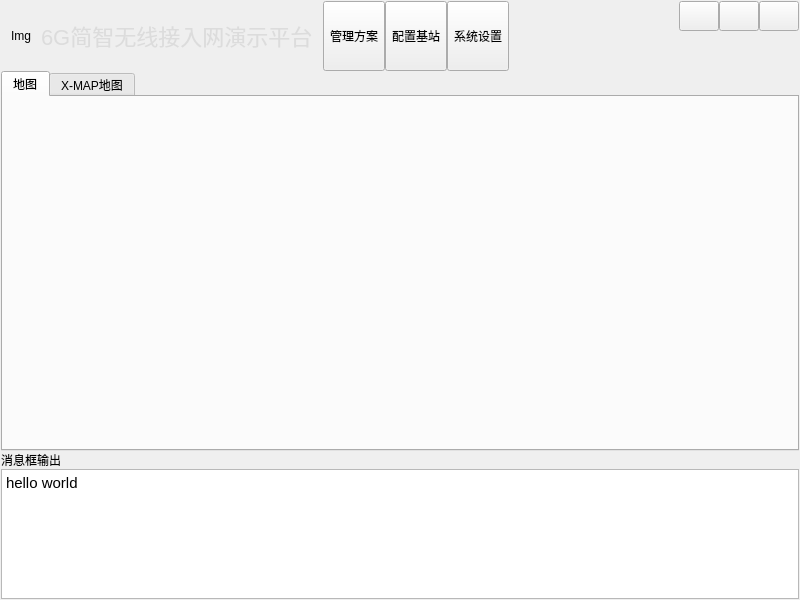
<?xml version="1.0" encoding="UTF-8"?>
<ui version="4.0">
 <class>Widget</class>
 <widget class="QWidget" name="Widget">
  <property name="geometry">
   <rect>
    <x>0</x>
    <y>0</y>
    <width>800</width>
    <height>600</height>
   </rect>
  </property>
  <property name="windowTitle">
   <string>Widget</string>
  </property>
  <layout class="QVBoxLayout" name="verticalLayout">
   <property name="spacing">
    <number>0</number>
   </property>
   <property name="leftMargin">
    <number>1</number>
   </property>
   <property name="topMargin">
    <number>1</number>
   </property>
   <property name="rightMargin">
    <number>1</number>
   </property>
   <property name="bottomMargin">
    <number>1</number>
   </property>
   <item>
    <widget class="QWidget" name="widgetTitle" native="true">
     <property name="sizePolicy">
      <sizepolicy hsizetype="Preferred" vsizetype="Fixed">
       <horstretch>0</horstretch>
       <verstretch>0</verstretch>
      </sizepolicy>
     </property>
     <layout class="QHBoxLayout" name="horizontalLayout_2">
      <property name="spacing">
       <number>10</number>
      </property>
      <property name="leftMargin">
       <number>10</number>
      </property>
      <property name="topMargin">
       <number>0</number>
      </property>
      <property name="rightMargin">
       <number>0</number>
      </property>
      <property name="bottomMargin">
       <number>0</number>
      </property>
      <item>
       <widget class="QLabel" name="labIco">
        <property name="text">
         <string>Img</string>
        </property>
       </widget>
      </item>
      <item>
       <widget class="QLabel" name="labTitle">
        <property name="text">
         <string>&lt;html&gt;&lt;head/&gt;&lt;body&gt;&lt;p&gt;&lt;span style=&quot; font-family:'arial,verdana,sans-serif'; font-size:22px; color:#DCDCDC;&quot;&gt;6G简智无线接入网演示平台&lt;/span&gt;</string>
        </property>
       </widget>
      </item>
      <item>
       <widget class="QWidget" name="widgetTop" native="true">
        <layout class="QHBoxLayout" name="horizontalLayout_3">
         <property name="spacing">
          <number>0</number>
         </property>
         <property name="leftMargin">
          <number>0</number>
         </property>
         <property name="topMargin">
          <number>0</number>
         </property>
         <property name="rightMargin">
          <number>0</number>
         </property>
         <property name="bottomMargin">
          <number>0</number>
         </property>
         <item>
          <widget class="QToolButton" name="btnMg">
           <property name="sizePolicy">
            <sizepolicy hsizetype="Fixed" vsizetype="Expanding">
             <horstretch>0</horstretch>
             <verstretch>0</verstretch>
            </sizepolicy>
           </property>
           <property name="text">
            <string>管理方案</string>
           </property>
           <property name="icon">
            <iconset resource="main.qrc">
             <normaloff>:/img/main_main.png</normaloff>:/img/main_main.png</iconset>
           </property>
           <property name="toolButtonStyle">
            <enum>Qt::ToolButtonTextUnderIcon</enum>
           </property>
          </widget>
         </item>
         <item>
          <widget class="QToolButton" name="btnBs">
           <property name="sizePolicy">
            <sizepolicy hsizetype="Fixed" vsizetype="Expanding">
             <horstretch>0</horstretch>
             <verstretch>0</verstretch>
            </sizepolicy>
           </property>
           <property name="text">
            <string>配置基站</string>
           </property>
           <property name="icon">
            <iconset resource="main.qrc">
             <normaloff>:/img/main_company.png</normaloff>:/img/main_company.png</iconset>
           </property>
           <property name="toolButtonStyle">
            <enum>Qt::ToolButtonTextUnderIcon</enum>
           </property>
          </widget>
         </item>
         <item>
          <widget class="QToolButton" name="btnConfig">
           <property name="sizePolicy">
            <sizepolicy hsizetype="Fixed" vsizetype="Expanding">
             <horstretch>0</horstretch>
             <verstretch>0</verstretch>
            </sizepolicy>
           </property>
           <property name="text">
            <string>系统设置</string>
           </property>
           <property name="icon">
            <iconset resource="main.qrc">
             <normaloff>:/img/main_config.png</normaloff>:/img/main_config.png</iconset>
           </property>
           <property name="toolButtonStyle">
            <enum>Qt::ToolButtonTextUnderIcon</enum>
           </property>
          </widget>
         </item>
        </layout>
       </widget>
      </item>
      <item>
       <spacer name="horizontalSpacer">
        <property name="orientation">
         <enum>Qt::Horizontal</enum>
        </property>
        <property name="sizeHint" stdset="0">
         <size>
          <width>40</width>
          <height>20</height>
         </size>
        </property>
       </spacer>
      </item>
      <item>
       <widget class="QWidget" name="widgetmenu" native="true">
        <layout class="QGridLayout" name="gridLayout">
         <property name="leftMargin">
          <number>0</number>
         </property>
         <property name="topMargin">
          <number>0</number>
         </property>
         <property name="rightMargin">
          <number>0</number>
         </property>
         <property name="bottomMargin">
          <number>0</number>
         </property>
         <property name="spacing">
          <number>0</number>
         </property>
         <item row="0" column="0">
          <widget class="QPushButton" name="btn_min">
           <property name="sizePolicy">
            <sizepolicy hsizetype="Minimum" vsizetype="Expanding">
             <horstretch>0</horstretch>
             <verstretch>0</verstretch>
            </sizepolicy>
           </property>
           <property name="minimumSize">
            <size>
             <width>30</width>
             <height>30</height>
            </size>
           </property>
           <property name="text">
            <string/>
           </property>
           <property name="autoDefault">
            <bool>true</bool>
           </property>
          </widget>
         </item>
         <item row="1" column="1">
          <spacer name="verticalSpacer">
           <property name="orientation">
            <enum>Qt::Vertical</enum>
           </property>
           <property name="sizeHint" stdset="0">
            <size>
             <width>20</width>
             <height>40</height>
            </size>
           </property>
          </spacer>
         </item>
         <item row="0" column="2">
          <widget class="QPushButton" name="btn_close">
           <property name="sizePolicy">
            <sizepolicy hsizetype="Minimum" vsizetype="Expanding">
             <horstretch>0</horstretch>
             <verstretch>0</verstretch>
            </sizepolicy>
           </property>
           <property name="minimumSize">
            <size>
             <width>30</width>
             <height>30</height>
            </size>
           </property>
           <property name="focusPolicy">
            <enum>Qt::NoFocus</enum>
           </property>
           <property name="text">
            <string/>
           </property>
           <property name="autoDefault">
            <bool>true</bool>
           </property>
          </widget>
         </item>
         <item row="0" column="1">
          <widget class="QPushButton" name="btn_max">
           <property name="sizePolicy">
            <sizepolicy hsizetype="Minimum" vsizetype="Expanding">
             <horstretch>0</horstretch>
             <verstretch>0</verstretch>
            </sizepolicy>
           </property>
           <property name="minimumSize">
            <size>
             <width>30</width>
             <height>30</height>
            </size>
           </property>
           <property name="text">
            <string/>
           </property>
           <property name="autoDefault">
            <bool>true</bool>
           </property>
          </widget>
         </item>
        </layout>
       </widget>
      </item>
     </layout>
    </widget>
   </item>
   <item>
    <widget class="QTabWidget" name="tabWidget">
     <property name="sizePolicy">
      <sizepolicy hsizetype="Preferred" vsizetype="Preferred">
       <horstretch>0</horstretch>
       <verstretch>0</verstretch>
      </sizepolicy>
     </property>
     <property name="minimumSize">
      <size>
       <width>798</width>
       <height>380</height>
      </size>
     </property>
     <property name="currentIndex">
      <number>0</number>
     </property>
     <widget class="QWidget" name="tab">
      <attribute name="title">
       <string>地图</string>
      </attribute>
     </widget>
     <widget class="QWidget" name="tab_2">
      <attribute name="title">
       <string>X-MAP地图</string>
      </attribute>
     </widget>
    </widget>
   </item>
   <item>
    <widget class="QLabel" name="label">
     <property name="maximumSize">
      <size>
       <width>16777215</width>
       <height>20</height>
      </size>
     </property>
     <property name="text">
      <string>消息框输出</string>
     </property>
    </widget>
   </item>
   <item>
    <widget class="QTextBrowser" name="textBrowser">
     <property name="maximumSize">
      <size>
       <width>16777215</width>
       <height>150</height>
      </size>
     </property>
     <property name="html">
      <string>&lt;!DOCTYPE HTML PUBLIC &quot;-//W3C//DTD HTML 4.0//EN&quot; &quot;http://www.w3.org/TR/REC-html40/strict.dtd&quot;&gt;
&lt;html&gt;&lt;head&gt;&lt;meta name=&quot;qrichtext&quot; content=&quot;1&quot; /&gt;&lt;style type=&quot;text/css&quot;&gt;
p, li { white-space: pre-wrap; }
&lt;/style&gt;&lt;/head&gt;&lt;body style=&quot; font-family:'Ubuntu'; font-size:11pt; font-weight:400; font-style:normal;&quot;&gt;
&lt;p style=&quot; margin-top:0px; margin-bottom:0px; margin-left:0px; margin-right:0px; -qt-block-indent:0; text-indent:0px;&quot;&gt;hello world&lt;/p&gt;&lt;/body&gt;&lt;/html&gt;</string>
     </property>
    </widget>
   </item>
  </layout>
 </widget>
 <layoutdefault spacing="6" margin="11"/>
 <resources>
  <include location="main.qrc"/>
 </resources>
 <connections/>
</ui>
